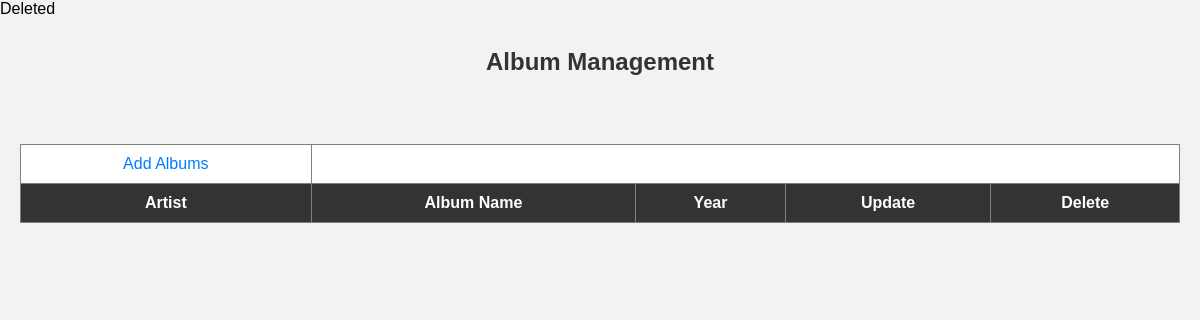
Before: /admin/album.php?artist=jay (signed in) with the older database file.
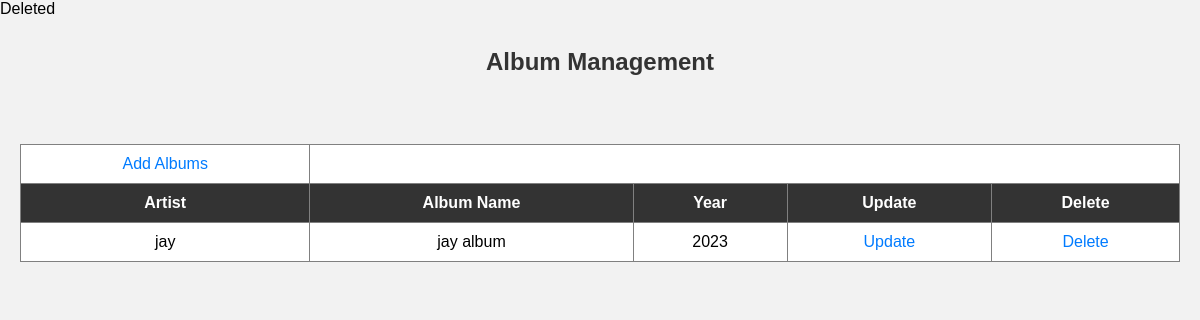
After: the same page with the newer database file.
### tables this page shows
CREATE TABLE `album` (
  `artist` varchar(255) NOT NULL,
  `album_name` varchar(255) NOT NULL,
  `year` int(255) NOT NULL
);

### admin/album.php (the view, shortened to what this page needs)
<!DOCTYPE html>
<html>
<head>
</head>
<body>
    <?php
    $con=mysqli_connect("localhost","root","");
    if (isset($_SESSION["ad_session"])) {
        if (isset($_REQUEST["artist"])) {
            $artist = $_REQUEST["artist"];
            mysqli_query($con, "DELETE FROM album WHERE artist='$artist'");
            echo "Deleted";
        }
    } else {
        echo "<script>window.location='Login.php';</script>";
    }
    ?>
    <section class="w3ls-bnrbtm py-5" id="about">
        <div class="container py-xl-5 py-lg-3">
            <div class="row pb-5">
                <div class="col-lg-12">
                    <h1 align="center">Album Management</h1>
                    <br />
                    <center>
                        <?php
                        $result = mysqli_query($con, "SELECT * FROM album");
                        echo "<table border='1'>";
                        echo "<td><a href='addalbum.php'>Add Albums</a></td>";
                        echo "<tr><th>Artist</th><th>Album Name</th><th>Year</th><th>Update</th><th>Delete</th></tr>";
                        while ($row = mysqli_fetch_array($result)) {
                            echo "<tr>";
                            echo "<td>" . $row['artist'] . "</td>";
                            echo "<td>" . $row['album_name'] . "</td>";
                            echo "<td>" . $row['year'] . "</td>";
                            echo "<td><a href='updatealbum.php?artist=" . $row['artist'] . "'>Update</a></td>";
                            echo "<td><a href='album.php?artist=" . $row['artist'] . "'>Delete</a></td>";
                            echo "</tr>";
                        }
                        echo "</table>";
                        ?>
                    </center>
                </div>
            </div>
        </div>
    </section>
</body>
</html>

Changed rows visible on the page:
added album: artist "jay", album_name "jay album", year "2023"
